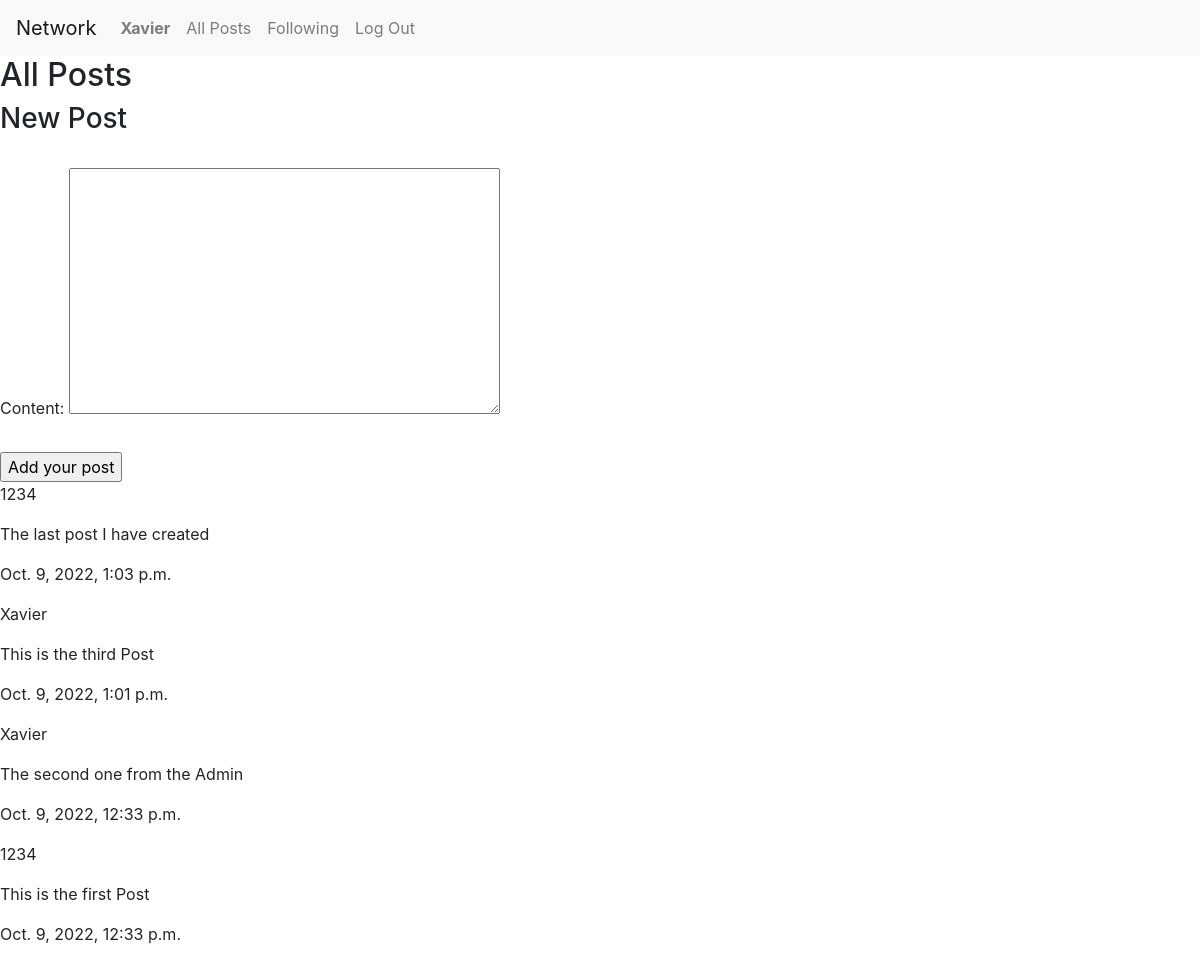
Screenshot of / (signed in) with the database file from the repository.
### network/models.py (models this page shows, shortened)
class User(AbstractUser):
    pass

class Post(models.Model):
    poster = models.ForeignKey(
        User, on_delete=models.CASCADE, related_name="poster")
    content = models.TextField()
    creation_date = models.DateTimeField(auto_now=False, auto_now_add=True)
    modification_date = models.DateTimeField(auto_now=False, auto_now_add=True)

### network/views.py (the view)
# urls.py: path("", views.index, name="index"),
def index(request):
    return render(request, "network/index.html", {
        "posts": Post.objects.order_by('-creation_date').all(),
        "post": createPostForm()
    })

### network/forms.py
class createPostForm(ModelForm):
    class Meta:
        model = Post
        fields = [
            'content'
        ]

### network/templates/network/index.html (shortened to what this page needs)
{% extends "network/layout.html" %} {% block body %}
<div class="header">
  <h2>All Posts</h2>
</div>
<div class="posts">
  {% if user.is_authenticated %}
  <h3>New Post</h3>
  <br />
  <form action="{% url 'post' %}" method="POST">
    {% csrf_token %} {{ post }} <br /><br />
    <input type="submit" value="Add your post" />
  </form>
  {% endif %} {% for post in posts %}
  <div class="post">
    <p>{{ post.poster }}</p>
    <p>{{ post.content }}</p>
    <p>{{ post.creation_date}}</p>
  </div>
  {% endfor %}
</div>
{% endblock %}

### network/templates/network/layout.html (shortened to what this page needs)
{% load static %}
<!DOCTYPE html>
<html lang="en">
    <head>
        <link rel="stylesheet" href="https://stackpath.bootstrapcdn.com/bootstrap/4.4.1/css/bootstrap.min.css">
        <link href="{% static 'network/styles.css' %}" rel="stylesheet">
    </head>
    <body>
        <nav class="navbar navbar-expand-lg navbar-light bg-light">
            <a class="navbar-brand" href="#">Network</a>
            <div>
              <ul class="navbar-nav mr-auto">
                {% if user.is_authenticated %}
                    <li class="nav-item">
                        <a class="nav-link" href="#"><strong>{{ user.username }}</strong></a>
                    </li>
                {% endif %}
                <li class="nav-item">
                  <a class="nav-link" href="{% url 'index' %}">All Posts</a>
                </li>
                {% if user.is_authenticated %}
                    <li class="nav-item">
                        <a class="nav-link" href="#">Following</a>
                    </li>
                    <li class="nav-item">
                        <a class="nav-link" href="{% url 'logout' %}">Log Out</a>
                    </li>
                {% endif %}
              </ul>
            </div>
          </nav>
        <div class="body">
            {% block body %}
            {% endblock %}
        </div>
    </body>
</html>

### rows the page displays
User: username "Xavier"
Post: poster "1234", content "The last post I have created", creation_date "Oct. 9, 2022, 1:03 p.m."
Post: poster "Xavier", content "This is the third Post", creation_date "Oct. 9, 2022, 1:01 p.m."
Post: poster "Xavier", content "The second one from the Admin", creation_date "Oct. 9, 2022, 12:33 p.m."
Post: poster "1234", content "This is the first Post", creation_date "Oct. 9, 2022, 12:33 p.m."
